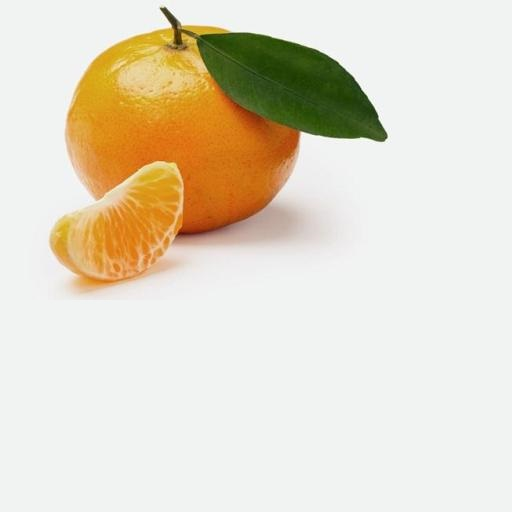
#> input picture img.jpg, 512 x 512 px
$ python testPatchMatch.py   (older library calls are emulated)
#> lines starting #> are read from the running program, lines starting #| are printed output that depends on the picture; after the words box and inside, x2 and y2 are one past the last pixel; in counts of white or black regions, pixels touching at a corner belong together
### PatchMatch.py
import numpy as np
import numpy.random as npr
import cv2
from debug_tools import *

# [7 lines left out: function _computeOffset, not called in this run]


def PatchMatch(tgtImg, need_pad, srcImg, psz=9, mask=None):
    """python implementation of PatchMatch algorithm
    Args:
        tgtImg: An image that we want to reconstruct or An image region contains the miss pixels padded with pixels that is already known
        need_pad: If tgtImg is a full image, this must be true.
        srcImg: An image from which patches are extracted
        psz: patch size (psz x psz), psz must be odd
        mask: 0/1 mask indicates that which part of the srcImg can we extract patch. If not None, mask should be the same size as srcImg with only one channel
    Return:
        NNF: Nearest Neighbor Field, which contains indices of srcImg for each corresponding indices of tgtImg
    """
    npr.seed(123)
    assert psz % 2 == 1
    w = (psz - 1) / 2
    tgt = cv2.normalize(tgtImg, alpha=0, beta=1.0, norm_type=cv2.NORM_MINMAX, dtype=cv2.CV_32F)
    src = cv2.normalize(srcImg, alpha=0, beta=1.0, norm_type=cv2.NORM_MINMAX, dtype=cv2.CV_32F)

    #-------------initializae-----------------
    print "initialize..."
    max_iters = 4
    ssz = src.shape[0:2]
    tsz = tgt.shape[0:2]
    if not need_pad:
        tsz = (tsz[0]-2*w, tsz[1]-2*w)

    if mask is None:
        mask = np.ones(ssz)

    radius = ssz[0] / 4.0 #TODO
    alpha = .5

    Radius = np.round(radius * alpha ** (np.arange(-np.floor(np.log(radius) / np.log(alpha)) + 1)))
    lenRad = len(Radius)

    if need_pad:
        tgt_padded = np.empty((tsz[0]+2*w, tsz[1]+2*w, 3)) * np.nan
        tgt_padded[w:tsz[0]+w, w:tsz[1]+w] = tgt
    else:
        tgt_padded = tgt
    src_NaN = np.empty((ssz[0]+2*w, ssz[1]+2*w, 3,)) * np.nan
    mask[np.where(mask==0)] = np.nan
    src_NaN[w:ssz[0]+w, w:ssz[1]+w] = src * mask[..., np.newaxis] #mask become (512, 512, 1) for broadcast

    #build initialized NNF
    mask1_idx = np.where(~np.isnan(mask)) #type tuple. (x_idx_array, y_idx_array)
    rand_mask1_idx = npr.randint(0, len(mask1_idx[0]), tsz)
    NNF = np.empty(tsz+(2,), dtype=np.int64)
    NNF[:, :, 0] = mask1_idx[0][rand_mask1_idx[:, :]]
    NNF[:, :, 1] = mask1_idx[1][rand_mask1_idx[:, :]]

    #TODO:refine
    for i in xrange(tsz[0]):
        for j in xrange(tsz[1]):
            tgt_padded[i+w, j+w] = src[NNF[i, j, 0], NNF[i, j, 1]]

    offsets = np.empty(tsz)
    for i in xrange(tsz[0]):
        for j in xrange(tsz[1]):
            offsets[i, j] = _computeOffset(i, j, w, NNF[i, j], tgt_padded, src_NaN)


    #--------------main iteration-------------
    for iter in xrange(max_iters):
        is_reverse = iter % 2
        ofs_prp = np.empty(3)
        candidate = np.empty((2, 2,), np.int64)
        i_seq = range(0, tsz[0])
        j_seq = range(0, tsz[1])
        if not is_reverse:
            print "%d th iteration (raster scan order) start!." % (iter+1)
        else:
            print "%d th iteration (reverse raster scan order) start!." % (iter+1)
            i_seq = i_seq[::-1]
            j_seq = j_seq[::-1]


        for i in i_seq:
            for j in j_seq:
                if not is_reverse:
                    #center
                    ofs_prp[0] = offsets[i, j]

                    #top
                    top_nn = NNF[max(0, i-1), j]
                    candidate[0] = top_nn.copy() #top prop candidate
                    candidate[0][0] = candidate[0][0] + 1
                    if candidate[0][0] < ssz[0] and ~np.isnan(mask[candidate[0][0], candidate[0][1]]):
                        ofs_prp[1] = _computeOffset(i, j, w, candidate[0], tgt_padded, src_NaN)
                    else:
                        ofs_prp[1] = np.inf

                    #left
                    left_nn = NNF[i, max(0, j-1)]
                    candidate[1] = left_nn.copy()
                    candidate[1][1] = candidate[1][1] + 1
                    if candidate[1][1] < ssz[1] and ~np.isnan(mask[candidate[1][0], candidate[1][1]]):
                        ofs_prp[2] = _computeOffset(i, j, w, candidate[1], tgt_padded, src_NaN)
                    else:
                        ofs_prp[2] = np.inf

                else:
                    #center, bottom. right
                    ofs_prp[0] = offsets[i, j]

                    #bottom
                    bottom_nn = NNF[min(i+1, tsz[0]-1), j]
                    candidate[0] = bottom_nn.copy()
                    candidate[0][0] = candidate[0][0] - 1
                    if candidate[0][0] >= 0 and ~np.isnan(mask[candidate[0][0], candidate[0][1]]):
                        ofs_prp[1] = _computeOffset(i, j, w, candidate[0], tgt_padded, src_NaN)
                    else:
                        ofs_prp[1] = np.inf

                    #right
                    right_nn = NNF[i, min(j+1, tsz[1]-1)]
                    candidate[1] = right_nn.copy()
                    candidate[1][1] = candidate[1][1] - 1
                    if candidate[1][1] >= 0 and ~np.isnan(mask[candidate[1][0], candidate[1][1]]):
                        ofs_prp[2] = _computeOffset(i, j, w, candidate[1], tgt_padded, src_NaN)
                    else:
                        ofs_prp[2] = np.inf

                idx = np.argmin(ofs_prp)
                offsets[i, j] = ofs_prp[idx]
                if idx == 1: #propagate from top/bottom
                    NNF[i, j] = candidate[0].copy()

                elif idx == 2: #propagate from left/right
                    NNF[i, j] = candidate[1].copy()
                tgt_padded[w + i, w + j] = src[NNF[i, j, 0], NNF[i, j, 1]]
                #-------------Random Search-------------------

                i_min = NNF[i, j, 0] - Radius
                i_min[np.where(i_min<0)] = 0
                i_max = NNF[i, j, 0] + Radius
                i_max[np.where(i_max>ssz[0]-1)] = ssz[0] -1
                j_min = NNF[i, j, 1] - Radius
                j_min[np.where(j_min<0)] = 0
                j_max = NNF[i, j, 1] + Radius
                j_max[np.where(j_max>ssz[1]-1)] = ssz[1] - 1

                iis = (np.floor(npr.rand(lenRad) * (i_max - i_min)) + i_min).astype(np.int)
                jjs = (np.floor(npr.rand(lenRad) * (j_max - j_min)) + j_min).astype(np.int)

                ofs_rs = np.empty(lenRad+1)
                ofs_rs[0] = offsets[i, j]
                tmp_idx = 1
                for ni, nj in zip(iis, jjs):
                    if np.isnan(mask[ni, nj]): #TODO
                        ofs_rs[tmp_idx] = np.inf
                        tmp_idx += 1
                        continue
                    tmp = tgt_padded[i:i+1+2*w, j:j+1+2*w] - src_NaN[ni:ni+1+2*w, nj:nj+1+2*w]
                    tmp = tmp[~np.isnan(tmp)].flatten()
                    if len(tmp) == 0:
                        ofs_rs[tmp_idx] = np.inf
                    else:
                        ofs_rs[tmp_idx] = sum(tmp**2) / len(tmp)
                    tmp_idx += 1
                idx = np.argmin(ofs_rs)
                offsets[i, j] = ofs_rs[idx]
                if idx != 0: #random search got one other pixel
                    NNF[i, j] = np.array([iis[idx-1], jjs[idx-1]])
                    tgt_padded[w + i, w + j] = src[NNF[i, j, 0], NNF[i, j, 1]]

    return tgt_padded, NNF

### testPatchMatch.py
import cv2
import numpy as np
from PatchMatch import PatchMatch
from debug_tools import *
#tgt_img = cv2.imread('lena.bmp')
#src_img = cv2.imread('lena.bmp')


tgt_img = cv2.imread('img.jpg')
#> tgt_img is the input picture: shape (512, 512, 3); mean B, G, R 200.1, 218.2, 226.9
tgt_img[180:240, 220:260, :] = 0
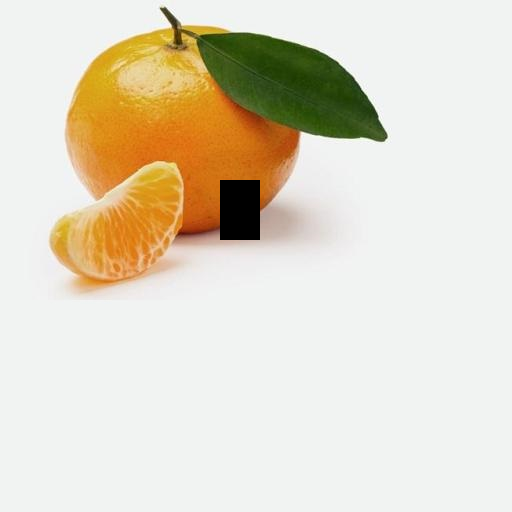
#> tgt_img: shape (512, 512, 3); 0.92% of pixels changed, all inside (x1, y1, x2, y2) = (220, 180, 260, 240)
src_img = cv2.imread('img.jpg')
src_img[180:240, 220:260, :] = 0
mask = np.ones((512, 512))
mask[180:240, 220:260] = 0
rebuild_padded, NNF = PatchMatch(tgt_img[176:244, 216:264], False, src_img, mask=mask)
#> (the run stopped early here; a loop or call above may not have finished)
